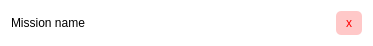
<?xml version="1.0" encoding="UTF-8"?>
<ui version="4.0">
 <class>MissionDashboardWidget</class>
 <widget class="QWidget" name="MissionDashboardWidget">
  <property name="geometry">
   <rect>
    <x>0</x>
    <y>0</y>
    <width>373</width>
    <height>41</height>
   </rect>
  </property>
  <property name="windowTitle">
   <string>MissionDashboardWidget</string>
  </property>
  <property name="styleSheet">
   <string notr="true">QWidget {
    background-color: rgb(255, 255, 255);
    padding: 0px;
    border-radius: 5px;
}</string>
  </property>
  <layout class="QHBoxLayout" name="horizontalLayout">
   <item>
    <widget class="QLabel" name="label_mission_name">
     <property name="text">
      <string>Mission name</string>
     </property>
    </widget>
   </item>
   <item>
    <spacer name="horizontalSpacer">
     <property name="orientation">
      <enum>Qt::Horizontal</enum>
     </property>
     <property name="sizeHint" stdset="0">
      <size>
       <width>251</width>
       <height>20</height>
      </size>
     </property>
    </spacer>
   </item>
   <item>
    <widget class="QPushButton" name="pushButton_delete">
     <property name="styleSheet">
      <string notr="true">/* Default style */
QPushButton {
    background-color: rgb(255, 200, 200); /* Light red background */
    color: rgb(255, 0, 0);
    padding: 5px 10px;
    border-radius: 5px; 
}

/* Hover style */
QPushButton:hover {
    background-color: rgb(255, 0, 0);
    color: rgb(255, 255, 255);
    border-radius: 5px;
}
</string>
     </property>
     <property name="text">
      <string>x</string>
     </property>
    </widget>
   </item>
  </layout>
 </widget>
 <resources/>
 <connections/>
</ui>
